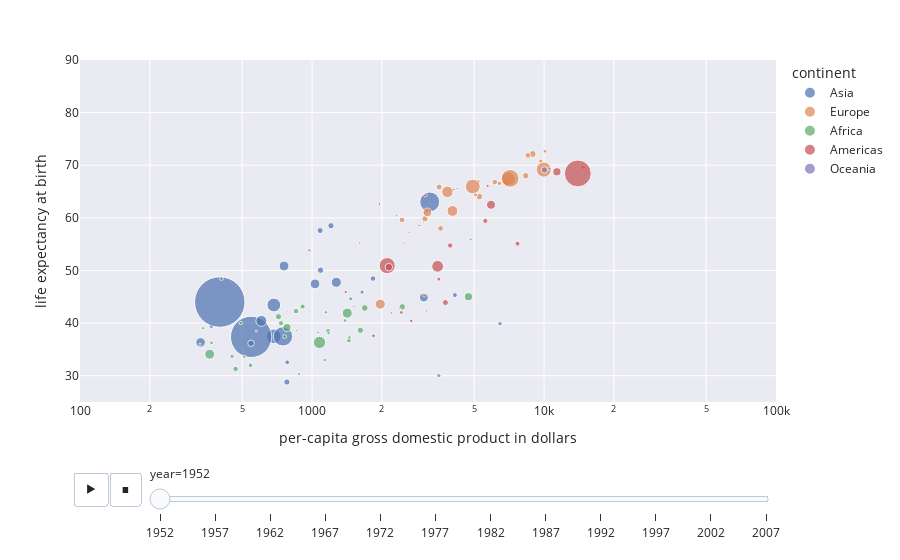

Write notebook code for a chart like this one.
### Markdown cell above
We can even use the animation layer of `Plotly`

### Code cell
px.scatter(
    gapminder,
    x="gdpPercap",
    y="lifeExp",
    animation_frame="year",
    animation_group="country",
    size="pop",
    color="continent",
    hover_name="country",
    log_x=True,
    size_max=55,
    range_x=[100, 100000],
    range_y=[25, 90],
    labels={
        "lifeExp": "life expectancy at birth",
        "gdpPercap": "per-capita gross domestic product in dollars",
    },
)

### Figure 1 — Plotly figure (JSON) as saved in the notebook; plotly's stock layout.template omitted (floating-point values rounded to 4 significant figures)
{"data": [{"hovertemplate": "<b>%{hovertext}</b><br><br>continent=Asia<br>year=1952<br>per-capita gross domestic product in dollars=%{x}<br>life expectancy at birth=%{y}<br>pop=%{marker.size}<extra></extra>", "hovertext": ["Afghanistan", "Bahrain", "Bangladesh", "Cambodia", "China", "Hong Kong, China", "India", "Indonesia", "Iran", "Iraq", "Israel", "Japan", "Jordan", "Korea, Dem. Rep.", "Korea, Rep.", "Kuwait", "Lebanon", "Malaysia", "Mongolia", "Myanmar", "Nepal", "Oman", "Pakistan", "Philippines", "Saudi Arabia", "Singapore", "Sri Lanka", "Syria", "Taiwan", "Thailand", "Vietnam", "West Bank and Gaza", "Yemen, Rep."], "ids": ["Afghanistan", "Bahrain", "Bangladesh", "Cambodia", "China", "Hong Kong, China", "India", "Indonesia", "Iran", "Iraq", "Israel", "Japan", "Jordan", "Korea, Dem. Rep.", "Korea, Rep.", "Kuwait", "Lebanon", "Malaysia", "Mongolia", "Myanmar", "Nepal", "Oman", "Pakistan", "Philippines", "Saudi Arabia", "Singapore", "Sri Lanka", "Syria", "Taiwan", "Thailand", "Vietnam", "West Bank and Gaza", "Yemen, Rep."], "legendgroup": "Asia", "marker": {"color": "rgb(76,114,176)", "size": [8425333, 120447, 46886859, 4693836, 556263527, 2125900, 372000000, 82052000, 17272000, 5441766, 1620914, 86459025, 607914, 8865488, 20947571, 160000, 1439529, 6748378, 800663, 20092996, 9182536, 507833, 41346560, 22438691, 4005677, 1127000, 7982342, 3661549, 8550362, 21289402, 26246839, 1030585, 4963829], "sizemode": "area", "sizeref": 435900.0, "symbol": "circle"}, "mode": "markers", "name": "Asia", "orientation": "v", "showlegend": true, "type": "scatter", "x": [779.4, 9867.0, 684.2, 368.5, 400.4, 3054.0, 546.6, 749.7, 3035.0, 4130.0, 4087.0, 3217.0, 1547.0, 1088.0, 1031.0, 108400.0, 4835.0, 1831.0, 786.6, 331, 545.9, 1828.0, 684.6, 1273.0, 6460.0, 2315.0, 1084.0, 1643.0, 1207.0, 757.8, 605.1, 1516.0, 781.7], "xaxis": "x", "y": [28.8, 50.94, 37.48, 39.42, 44, 60.96, 37.37, 37.47, 44.87, 45.32, 65.39, 63.03, 43.16, 50.06, 47.45, 55.56, 55.93, 48.46, 42.24, 36.32, 36.16, 37.58, 43.44, 47.75, 39.88, 60.4, 57.59, 45.88, 58.5, 50.85, 40.41, 43.16, 32.55], "yaxis": "y"}, {"hovertemplate": "<b>%{hovertext}</b><br><br>continent=Europe<br>year=1952<br>per-capita gross domestic product in dollars=%{x}<br>life expectancy at birth=%{y}<br>pop=%{marker.size}<extra></extra>", "hovertext": ["Albania", "Austria", "Belgium", "Bosnia and Herzegovina", "Bulgaria", "Croatia", "Czech Republic", "Denmark", "Finland", "France", "Germany", "Greece", "Hungary", "Iceland", "Ireland", "Italy", "Montenegro", "Netherlands", "Norway", "Poland", "Portugal", "Romania", "Serbia", "Slovak Republic", "Slovenia", "Spain", "Sweden", "Switzerland", "Turkey", "United Kingdom"], "ids": ["Albania", "Austria", "Belgium", "Bosnia and Herzegovina", "Bulgaria", "Croatia", "Czech Republic", "Denmark", "Finland", "France", "Germany", "Greece", "Hungary", "Iceland", "Ireland", "Italy", "Montenegro", "Netherlands", "Norway", "Poland", "Portugal", "Romania", "Serbia", "Slovak Republic", "Slovenia", "Spain", "Sweden", "Switzerland", "Turkey", "United Kingdom"], "legendgroup": "Europe", "marker": {"color": "rgb(221,132,82)", "size": [1282697, 6927772, 8730405, 2791000, 7274900, 3882229, 9125183, 4334000, 4090500, 42459667, 69145952, 7733250, 9504000, 147962, 2952156, 47666000, 413834, 10381988, 3327728, 25730551, 8526050, 16630000, 6860147, 3558137, 1489518, 28549870, 7124673, 4815000, 22235677, 50430000], "sizemode": "area", "sizeref": 435900.0, "symbol": "circle"}, "mode": "markers", "name": "Europe", "orientation": "v", "showlegend": true, "type": "scatter", "x": [1601.0, 6137.0, 8343.0, 973.5, 2444.0, 3119.0, 6876.0, 9692.0, 6425.0, 7030.0, 7144.0, 3531.0, 5264.0, 7268.0, 5210.0, 4931.0, 2648.0, 8942.0, 10100.0, 4029.0, 3068.0, 3145.0, 3581.0, 5075.0, 4215.0, 3834.0, 8528.0, 14730.0, 1969.0, 9980.0], "xaxis": "x", "y": [55.23, 66.8, 68, 53.82, 59.6, 61.21, 66.87, 70.78, 66.55, 67.41, 67.5, 65.86, 64.03, 72.49, 66.91, 65.94, 59.16, 72.13, 72.67, 61.31, 59.82, 61.05, 58.0, 64.36, 65.57, 64.94, 71.86, 69.62, 43.59, 69.18], "yaxis": "y"}, {"hovertemplate": "<b>%{hovertext}</b><br><br>continent=Africa<br>year=1952<br>per-capita gross domestic product in dollars=%{x}<br>life expectancy at birth=%{y}<br>pop=%{marker.size}<extra></extra>", "hovertext": ["Algeria", "Angola", "Benin", "Botswana", "Burkina Faso", "Burundi", "Cameroon", "Central African Republic", "Chad", "Comoros", "Congo, Dem. Rep.", "Congo, Rep.", "Cote d'Ivoire", "Djibouti", "Egypt", "Equatorial Guinea", "Eritrea", "Ethiopia", "Gabon", "Gambia", "Ghana", "Guinea", "Guinea-Bissau", "Kenya", "Lesotho", "Liberia", "Libya", "Madagascar", "Malawi", "Mali", "Mauritania", "Mauritius", "Morocco", "Mozambique", "Namibia", "Niger", "Nigeria", "Reunion", "Rwanda", "Sao Tome and Principe", "Senegal", "Sierra Leone", "Somalia", "South Africa", "Sudan", "Swaziland", "Tanzania", "Togo", "Tunisia", "Uganda", "Zambia", "Zimbabwe"], "ids": ["Algeria", "Angola", "Benin", "Botswana", "Burkina Faso", "Burundi", "Cameroon", "Central African Republic", "Chad", "Comoros", "Congo, Dem. Rep.", "Congo, Rep.", "Cote d'Ivoire", "Djibouti", "Egypt", "Equatorial Guinea", "Eritrea", "Ethiopia", "Gabon", "Gambia", "Ghana", "Guinea", "Guinea-Bissau", "Kenya", "Lesotho", "Liberia", "Libya", "Madagascar", "Malawi", "Mali", "Mauritania", "Mauritius", "Morocco", "Mozambique", "Namibia", "Niger", "Nigeria", "Reunion", "Rwanda", "Sao Tome and Principe", "Senegal", "Sierra Leone", "Somalia", "South Africa", "Sudan", "Swaziland", "Tanzania", "Togo", "Tunisia", "Uganda", "Zambia", "Zimbabwe"], "legendgroup": "Africa", "marker": {"color": "rgb(85,168,104)", "size": [9279525, 4232095, 1738315, 442308, 4469979, 2445618, 5009067, 1291695, 2682462, 153936, 14100005, 854885, 2977019, 63149, 22223309, 216964, 1438760, 20860941, 420702, 284320, 5581001, 2664249, 580653, 6464046, 748747, 863308, 1019729, 4762912, 2917802, 3838168, 1022556, 516556, 9939217, 6446316, 485831, 3379468, 33119096, 257700, 2534927, 60011, 2755589, 2143249, 2526994, 14264935, 8504667, 290243, 8322925, 1219113, 3647735, 5824797, 2672000, 3080907], "sizemode": "area", "sizeref": 435900.0, "symbol": "circle"}, "mode": "markers", "name": "Africa", "orientation": "v", "showlegend": true, "type": "scatter", "x": [2449.0, 3521.0, 1063.0, 851.2, 543.3, 339.3, 1173.0, 1071.0, 1179.0, 1103.0, 780.5, 2126.0, 1389.0, 2670.0, 1419.0, 375.6, 328.9, 362.1, 4293.0, 485.2, 911.3, 510.2, 299.9, 853.5, 298.8, 575.6, 2388.0, 1443.0, 369.2, 452.3, 743.1, 1968.0, 1688.0, 468.5, 2424.0, 761.9, 1077.0, 2719.0, 493.3, 879.6, 1450.0, 879.8, 1136.0, 4725.0, 1616.0, 1148.0, 716.7, 859.8, 1468.0, 734.8, 1147.0, 406.9], "xaxis": "x", "y": [43.08, 30.02, 38.22, 47.62, 31.98, 39.03, 38.52, 35.46, 38.09, 40.72, 39.14, 42.11, 40.48, 34.81, 41.89, 34.48, 35.93, 34.08, 37.0, 30, 43.15, 33.61, 32.5, 42.27, 42.14, 38.48, 42.72, 36.68, 36.26, 33.69, 40.54, 50.99, 42.87, 31.29, 41.73, 37.44, 36.32, 52.72, 40, 46.47, 37.28, 30.33, 32.98, 45.01, 38.63, 41.41, 41.22, 38.6, 44.6, 39.98, 42.04, 48.45], "yaxis": "y"}, {"hovertemplate": "<b>%{hovertext}</b><br><br>continent=Americas<br>year=1952<br>per-capita gross domestic product in dollars=%{x}<br>life expectancy at birth=%{y}<br>pop=%{marker.size}<extra></extra>", "hovertext": ["Argentina", "Bolivia", "Brazil", "Canada", "Chile", "Colombia", "Costa Rica", "Cuba", "Dominican Republic", "Ecuador", "El Salvador", "Guatemala", "Haiti", "Honduras", "Jamaica", "Mexico", "Nicaragua", "Panama", "Paraguay", "Peru", "Puerto Rico", "Trinidad and Tobago", "United States", "Uruguay", "Venezuela"], "ids": ["Argentina", "Bolivia", "Brazil", "Canada", "Chile", "Colombia", "Costa Rica", "Cuba", "Dominican Republic", "Ecuador", "El Salvador", "Guatemala", "Haiti", "Honduras", "Jamaica", "Mexico", "Nicaragua", "Panama", "Paraguay", "Peru", "Puerto Rico", "Trinidad and Tobago", "United States", "Uruguay", "Venezuela"], "legendgroup": "Americas", "marker": {"color": "rgb(196,78,82)", "size": [17876956, 2883315, 56602560, 14785584, 6377619, 12350771, 926317, 6007797, 2491346, 3548753, 2042865, 3146381, 3201488, 1517453, 1426095, 30144317, 1165790, 940080, 1555876, 8025700, 2227000, 662850, 157553000, 2252965, 5439568], "sizemode": "area", "sizeref": 435900.0, "symbol": "circle"}, "mode": "markers", "name": "Americas", "orientation": "v", "showlegend": true, "type": "scatter", "x": [5911.0, 2677.0, 2109.0, 11370.0, 3940.0, 2144.0, 2627.0, 5587.0, 1398.0, 3522.0, 3048.0, 2428.0, 1840.0, 2195.0, 2899.0, 3478.0, 3112.0, 2480.0, 1952.0, 3759.0, 3082.0, 3023.0, 13990.0, 5717.0, 7690.0], "xaxis": "x", "y": [62.48, 40.41, 50.92, 68.75, 54.74, 50.64, 57.21, 59.42, 45.93, 48.36, 45.26, 42.02, 37.58, 41.91, 58.53, 50.79, 42.31, 55.19, 62.65, 43.9, 64.28, 59.1, 68.44, 66.07, 55.09], "yaxis": "y"}, {"hovertemplate": "<b>%{hovertext}</b><br><br>continent=Oceania<br>year=1952<br>per-capita gross domestic product in dollars=%{x}<br>life expectancy at birth=%{y}<br>pop=%{marker.size}<extra></extra>", "hovertext": ["Australia", "New Zealand"], "ids": ["Australia", "New Zealand"], "legendgroup": "Oceania", "marker": {"color": "rgb(129,114,179)", "size": [8691212, 1994794], "sizemode": "area", "sizeref": 435900.0, "symbol": "circle"}, "mode": "markers", "name": "Oceania", "orientation": "v", "showlegend": true, "type": "scatter", "x": [10040.0, 10560.0], "xaxis": "x", "y": [69.12, 69.39], "yaxis": "y"}], "layout": {"autosize": true, "legend": {"itemsizing": "constant", "title": {"text": "continent"}, "tracegroupgap": 0}, "margin": {"t": 60}, "sliders": [{"active": 0, "currentvalue": {"prefix": "year="}, "len": 0.9, "pad": {"b": 10, "t": 60}, "steps": [{"args": [["1952"], {"frame": {"duration": 0, "redraw": false}, "fromcurrent": true, "mode": "immediate", "transition": {"duration": 0, "easing": "linear"}}], "label": "1952", "method": "animate"}, {"args": [["1957"], {"frame": {"duration": 0, "redraw": false}, "fromcurrent": true, "mode": "immediate", "transition": {"duration": 0, "easing": "linear"}}], "label": "1957", "method": "animate"}, {"args": [["1962"], {"frame": {"duration": 0, "redraw": false}, "fromcurrent": true, "mode": "immediate", "transition": {"duration": 0, "easing": "linear"}}], "label": "1962", "method": "animate"}, {"args": [["1967"], {"frame": {"duration": 0, "redraw": false}, "fromcurrent": true, "mode": "immediate", "transition": {"duration": 0, "easing": "linear"}}], "label": "1967", "method": "animate"}, {"args": [["1972"], {"frame": {"duration": 0, "redraw": false}, "fromcurrent": true, "mode": "immediate", "transition": {"duration": 0, "easing": "linear"}}], "label": "1972", "method": "animate"}, {"args": [["1977"], {"frame": {"duration": 0, "redraw": false}, "fromcurrent": true, "mode": "immediate", "transition": {"duration": 0, "easing": "linear"}}], "label": "1977", "method": "animate"}, {"args": [["1982"], {"frame": {"duration": 0, "redraw": false}, "fromcurrent": true, "mode": "immediate", "transition": {"duration": 0, "easing": "linear"}}], "label": "1982", "method": "animate"}, {"args": [["1987"], {"frame": {"duration": 0, "redraw": false}, "fromcurrent": true, "mode": "immediate", "transition": {"duration": 0, "easing": "linear"}}], "label": "1987", "method": "animate"}, {"args": [["1992"], {"frame": {"duration": 0, "redraw": false}, "fromcurrent": true, "mode": "immediate", "transition": {"duration": 0, "easing": "linear"}}], "label": "1992", "method": "animate"}, {"args": [["1997"], {"frame": {"duration": 0, "redraw": false}, "fromcurrent": true, "mode": "immediate", "transition": {"duration": 0, "easing": "linear"}}], "label": "1997", "method": "animate"}, {"args": [["2002"], {"frame": {"duration": 0, "redraw": false}, "fromcurrent": true, "mode": "immediate", "transition": {"duration": 0, "easing": "linear"}}], "label": "2002", "method": "animate"}, {"args": [["2007"], {"frame": {"duration": 0, "redraw": false}, "fromcurrent": true, "mode": "immediate", "transition": {"duration": 0, "easing": "linear"}}], "label": "2007", "method": "animate"}], "x": 0.1, "xanchor": "left", "y": 0, "yanchor": "top"}], "updatemenus": [{"buttons": [{"args": [null, {"frame": {"duration": 500, "redraw": false}, "fromcurrent": true, "mode": "immediate", "transition": {"duration": 500, "easing": "linear"}}], "label": "&#9654;", "method": "animate"}, {"args": [[null], {"frame": {"duration": 0, "redraw": false}, "fromcurrent": true, "mode": "immediate", "transition": {"duration": 0, "easing": "linear"}}], "label": "&#9724;", "method": "animate"}], "direction": "left", "pad": {"r": 10, "t": 70}, "showactive": false, "type": "buttons", "x": 0.1, "xanchor": "right", "y": 0, "yanchor": "top"}], "xaxis": {"anchor": "y", "domain": [0, 1], "range": [2, 5], "title": {"text": "per-capita gross domestic product in dollars"}, "type": "log"}, "yaxis": {"anchor": "x", "domain": [0, 1], "range": [25, 90], "title": {"text": "life expectancy at birth"}, "type": "linear"}}}
